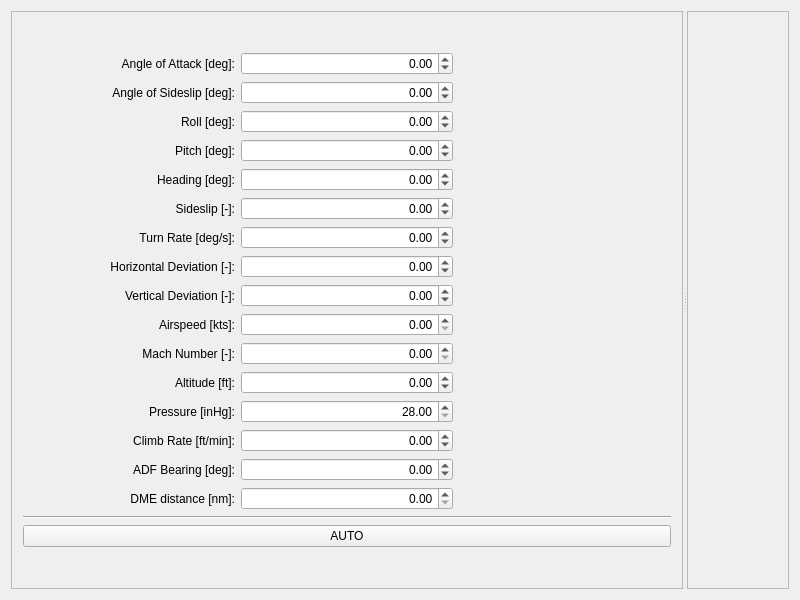
<?xml version="1.0" encoding="UTF-8"?>
<ui version="4.0">
 <class>MainWindow</class>
 <widget class="QMainWindow" name="MainWindow">
  <property name="geometry">
   <rect>
    <x>0</x>
    <y>0</y>
    <width>800</width>
    <height>600</height>
   </rect>
  </property>
  <property name="windowTitle">
   <string>QFlightInstruments Example</string>
  </property>
  <property name="locale">
   <locale language="English" country="UnitedStates"/>
  </property>
  <widget class="QWidget" name="centralWidget">
   <layout class="QGridLayout" name="gridLayout_5">
    <item row="0" column="0">
     <widget class="QSplitter" name="splitter">
      <property name="orientation">
       <enum>Qt::Horizontal</enum>
      </property>
      <widget class="QFrame" name="frame">
       <property name="sizePolicy">
        <sizepolicy hsizetype="Minimum" vsizetype="Preferred">
         <horstretch>0</horstretch>
         <verstretch>0</verstretch>
        </sizepolicy>
       </property>
       <property name="maximumSize">
        <size>
         <width>16777215</width>
         <height>16777215</height>
        </size>
       </property>
       <property name="frameShape">
        <enum>QFrame::StyledPanel</enum>
       </property>
       <property name="frameShadow">
        <enum>QFrame::Raised</enum>
       </property>
       <layout class="QGridLayout" name="gridLayout_3">
        <item row="0" column="0">
         <layout class="QGridLayout" name="gridLayout">
          <item row="7" column="0">
           <widget class="QLabel" name="label_6">
            <property name="text">
             <string>Horizontal Deviation [-]:</string>
            </property>
            <property name="alignment">
             <set>Qt::AlignRight|Qt::AlignTrailing|Qt::AlignVCenter</set>
            </property>
            <property name="buddy">
             <cstring>spinBoxDevH</cstring>
            </property>
           </widget>
          </item>
          <item row="9" column="0">
           <widget class="QLabel" name="label_8">
            <property name="text">
             <string>Airspeed [kts]:</string>
            </property>
            <property name="alignment">
             <set>Qt::AlignRight|Qt::AlignTrailing|Qt::AlignVCenter</set>
            </property>
            <property name="buddy">
             <cstring>spinBoxSpeed</cstring>
            </property>
           </widget>
          </item>
          <item row="3" column="1">
           <widget class="QDoubleSpinBox" name="spinBoxPitch">
            <property name="alignment">
             <set>Qt::AlignRight|Qt::AlignTrailing|Qt::AlignVCenter</set>
            </property>
            <property name="minimum">
             <double>-90.000000000000000</double>
            </property>
            <property name="maximum">
             <double>90.000000000000000</double>
            </property>
           </widget>
          </item>
          <item row="11" column="0">
           <widget class="QLabel" name="label_9">
            <property name="text">
             <string>Altitude [ft]:</string>
            </property>
            <property name="alignment">
             <set>Qt::AlignRight|Qt::AlignTrailing|Qt::AlignVCenter</set>
            </property>
            <property name="buddy">
             <cstring>spinBoxAlt</cstring>
            </property>
           </widget>
          </item>
          <item row="13" column="1">
           <widget class="QDoubleSpinBox" name="spinBoxClimb">
            <property name="alignment">
             <set>Qt::AlignRight|Qt::AlignTrailing|Qt::AlignVCenter</set>
            </property>
            <property name="minimum">
             <double>-650.000000000000000</double>
            </property>
            <property name="maximum">
             <double>650.000000000000000</double>
            </property>
            <property name="singleStep">
             <double>5.000000000000000</double>
            </property>
           </widget>
          </item>
          <item row="0" column="0">
           <widget class="QLabel" name="label_13">
            <property name="text">
             <string>Angle of Attack [deg]:</string>
            </property>
            <property name="alignment">
             <set>Qt::AlignRight|Qt::AlignTrailing|Qt::AlignVCenter</set>
            </property>
           </widget>
          </item>
          <item row="5" column="1">
           <widget class="QDoubleSpinBox" name="spinBoxSlip">
            <property name="alignment">
             <set>Qt::AlignRight|Qt::AlignTrailing|Qt::AlignVCenter</set>
            </property>
            <property name="minimum">
             <double>-1.000000000000000</double>
            </property>
            <property name="maximum">
             <double>1.000000000000000</double>
            </property>
            <property name="singleStep">
             <double>0.050000000000000</double>
            </property>
           </widget>
          </item>
          <item row="12" column="1">
           <widget class="QDoubleSpinBox" name="spinBoxPress">
            <property name="alignment">
             <set>Qt::AlignRight|Qt::AlignTrailing|Qt::AlignVCenter</set>
            </property>
            <property name="minimum">
             <double>28.000000000000000</double>
            </property>
            <property name="maximum">
             <double>31.500000000000000</double>
            </property>
           </widget>
          </item>
          <item row="8" column="1">
           <widget class="QDoubleSpinBox" name="spinBoxDevV">
            <property name="alignment">
             <set>Qt::AlignRight|Qt::AlignTrailing|Qt::AlignVCenter</set>
            </property>
            <property name="minimum">
             <double>-1.000000000000000</double>
            </property>
            <property name="maximum">
             <double>1.000000000000000</double>
            </property>
            <property name="singleStep">
             <double>0.050000000000000</double>
            </property>
           </widget>
          </item>
          <item row="2" column="1">
           <widget class="QDoubleSpinBox" name="spinBoxRoll">
            <property name="alignment">
             <set>Qt::AlignRight|Qt::AlignTrailing|Qt::AlignVCenter</set>
            </property>
            <property name="minimum">
             <double>-180.000000000000000</double>
            </property>
            <property name="maximum">
             <double>180.000000000000000</double>
            </property>
           </widget>
          </item>
          <item row="13" column="0">
           <widget class="QLabel" name="label_10">
            <property name="text">
             <string>Climb Rate [ft/min]:</string>
            </property>
            <property name="alignment">
             <set>Qt::AlignRight|Qt::AlignTrailing|Qt::AlignVCenter</set>
            </property>
            <property name="buddy">
             <cstring>spinBoxClimb</cstring>
            </property>
           </widget>
          </item>
          <item row="9" column="1">
           <widget class="QDoubleSpinBox" name="spinBoxSpeed">
            <property name="alignment">
             <set>Qt::AlignRight|Qt::AlignTrailing|Qt::AlignVCenter</set>
            </property>
            <property name="maximum">
             <double>9999.000000000000000</double>
            </property>
           </widget>
          </item>
          <item row="1" column="1">
           <widget class="QDoubleSpinBox" name="spinBoxBeta">
            <property name="alignment">
             <set>Qt::AlignRight|Qt::AlignTrailing|Qt::AlignVCenter</set>
            </property>
            <property name="minimum">
             <double>-15.000000000000000</double>
            </property>
            <property name="maximum">
             <double>15.000000000000000</double>
            </property>
           </widget>
          </item>
          <item row="4" column="0">
           <widget class="QLabel" name="label_3">
            <property name="text">
             <string>Heading [deg]:</string>
            </property>
            <property name="alignment">
             <set>Qt::AlignRight|Qt::AlignTrailing|Qt::AlignVCenter</set>
            </property>
            <property name="buddy">
             <cstring>spinBoxHead</cstring>
            </property>
           </widget>
          </item>
          <item row="17" column="0" colspan="3">
           <widget class="QPushButton" name="pushButtonAuto">
            <property name="text">
             <string>AUTO</string>
            </property>
            <property name="checkable">
             <bool>true</bool>
            </property>
           </widget>
          </item>
          <item row="10" column="0">
           <widget class="QLabel" name="label_11">
            <property name="text">
             <string>Mach Number [-]:</string>
            </property>
            <property name="alignment">
             <set>Qt::AlignRight|Qt::AlignTrailing|Qt::AlignVCenter</set>
            </property>
            <property name="buddy">
             <cstring>spinBoxMach</cstring>
            </property>
           </widget>
          </item>
          <item row="6" column="0">
           <widget class="QLabel" name="label_5">
            <property name="text">
             <string>Turn Rate [deg/s]:</string>
            </property>
            <property name="alignment">
             <set>Qt::AlignRight|Qt::AlignTrailing|Qt::AlignVCenter</set>
            </property>
            <property name="buddy">
             <cstring>spinBoxTurn</cstring>
            </property>
           </widget>
          </item>
          <item row="14" column="0">
           <widget class="QLabel" name="label_15">
            <property name="text">
             <string>ADF Bearing [deg]:</string>
            </property>
            <property name="alignment">
             <set>Qt::AlignRight|Qt::AlignTrailing|Qt::AlignVCenter</set>
            </property>
           </widget>
          </item>
          <item row="4" column="1">
           <widget class="QDoubleSpinBox" name="spinBoxHead">
            <property name="alignment">
             <set>Qt::AlignRight|Qt::AlignTrailing|Qt::AlignVCenter</set>
            </property>
            <property name="minimum">
             <double>-360.000000000000000</double>
            </property>
            <property name="maximum">
             <double>360.000000000000000</double>
            </property>
           </widget>
          </item>
          <item row="2" column="0">
           <widget class="QLabel" name="label">
            <property name="text">
             <string>Roll [deg]:</string>
            </property>
            <property name="alignment">
             <set>Qt::AlignRight|Qt::AlignTrailing|Qt::AlignVCenter</set>
            </property>
            <property name="buddy">
             <cstring>spinBoxRoll</cstring>
            </property>
           </widget>
          </item>
          <item row="6" column="1">
           <widget class="QDoubleSpinBox" name="spinBoxTurn">
            <property name="alignment">
             <set>Qt::AlignRight|Qt::AlignTrailing|Qt::AlignVCenter</set>
            </property>
            <property name="minimum">
             <double>-7.000000000000000</double>
            </property>
            <property name="maximum">
             <double>7.000000000000000</double>
            </property>
            <property name="singleStep">
             <double>0.100000000000000</double>
            </property>
           </widget>
          </item>
          <item row="8" column="0">
           <widget class="QLabel" name="label_7">
            <property name="text">
             <string>Vertical Deviation [-]:</string>
            </property>
            <property name="alignment">
             <set>Qt::AlignRight|Qt::AlignTrailing|Qt::AlignVCenter</set>
            </property>
            <property name="buddy">
             <cstring>spinBoxDevV</cstring>
            </property>
           </widget>
          </item>
          <item row="5" column="0">
           <widget class="QLabel" name="label_4">
            <property name="text">
             <string>Sideslip [-]:</string>
            </property>
            <property name="alignment">
             <set>Qt::AlignRight|Qt::AlignTrailing|Qt::AlignVCenter</set>
            </property>
            <property name="buddy">
             <cstring>spinBoxSlip</cstring>
            </property>
           </widget>
          </item>
          <item row="16" column="0" colspan="3">
           <widget class="Line" name="line">
            <property name="orientation">
             <enum>Qt::Horizontal</enum>
            </property>
           </widget>
          </item>
          <item row="10" column="1">
           <widget class="QDoubleSpinBox" name="spinBoxMach">
            <property name="alignment">
             <set>Qt::AlignRight|Qt::AlignTrailing|Qt::AlignVCenter</set>
            </property>
            <property name="maximum">
             <double>20.000000000000000</double>
            </property>
           </widget>
          </item>
          <item row="3" column="0">
           <widget class="QLabel" name="label_2">
            <property name="text">
             <string>Pitch [deg]:</string>
            </property>
            <property name="alignment">
             <set>Qt::AlignRight|Qt::AlignTrailing|Qt::AlignVCenter</set>
            </property>
            <property name="buddy">
             <cstring>spinBoxPitch</cstring>
            </property>
           </widget>
          </item>
          <item row="0" column="1">
           <widget class="QDoubleSpinBox" name="spinBoxAlpha">
            <property name="alignment">
             <set>Qt::AlignRight|Qt::AlignTrailing|Qt::AlignVCenter</set>
            </property>
            <property name="minimum">
             <double>-20.000000000000000</double>
            </property>
            <property name="maximum">
             <double>20.000000000000000</double>
            </property>
           </widget>
          </item>
          <item row="7" column="1">
           <widget class="QDoubleSpinBox" name="spinBoxDevH">
            <property name="alignment">
             <set>Qt::AlignRight|Qt::AlignTrailing|Qt::AlignVCenter</set>
            </property>
            <property name="minimum">
             <double>-1.000000000000000</double>
            </property>
            <property name="maximum">
             <double>1.000000000000000</double>
            </property>
            <property name="singleStep">
             <double>0.050000000000000</double>
            </property>
           </widget>
          </item>
          <item row="14" column="1">
           <widget class="QDoubleSpinBox" name="spinBoxADF">
            <property name="alignment">
             <set>Qt::AlignRight|Qt::AlignTrailing|Qt::AlignVCenter</set>
            </property>
            <property name="minimum">
             <double>-360.000000000000000</double>
            </property>
            <property name="maximum">
             <double>360.000000000000000</double>
            </property>
           </widget>
          </item>
          <item row="12" column="0">
           <widget class="QLabel" name="label_12">
            <property name="text">
             <string>Pressure [inHg]:</string>
            </property>
            <property name="alignment">
             <set>Qt::AlignRight|Qt::AlignTrailing|Qt::AlignVCenter</set>
            </property>
            <property name="buddy">
             <cstring>spinBoxPress</cstring>
            </property>
           </widget>
          </item>
          <item row="11" column="1">
           <widget class="QDoubleSpinBox" name="spinBoxAlt">
            <property name="alignment">
             <set>Qt::AlignRight|Qt::AlignTrailing|Qt::AlignVCenter</set>
            </property>
            <property name="minimum">
             <double>-1000.000000000000000</double>
            </property>
            <property name="maximum">
             <double>99999.000000000000000</double>
            </property>
            <property name="singleStep">
             <double>10.000000000000000</double>
            </property>
           </widget>
          </item>
          <item row="1" column="0">
           <widget class="QLabel" name="label_14">
            <property name="text">
             <string>Angle of Sideslip [deg]:</string>
            </property>
            <property name="alignment">
             <set>Qt::AlignRight|Qt::AlignTrailing|Qt::AlignVCenter</set>
            </property>
           </widget>
          </item>
          <item row="15" column="0">
           <widget class="QLabel" name="label_16">
            <property name="text">
             <string>DME distance [nm]:</string>
            </property>
            <property name="alignment">
             <set>Qt::AlignRight|Qt::AlignTrailing|Qt::AlignVCenter</set>
            </property>
           </widget>
          </item>
          <item row="15" column="1">
           <widget class="QDoubleSpinBox" name="spinBoxDME">
            <property name="alignment">
             <set>Qt::AlignRight|Qt::AlignTrailing|Qt::AlignVCenter</set>
            </property>
            <property name="maximum">
             <double>999.000000000000000</double>
            </property>
           </widget>
          </item>
         </layout>
        </item>
       </layout>
      </widget>
      <widget class="QFrame" name="frame_2">
       <property name="frameShape">
        <enum>QFrame::StyledPanel</enum>
       </property>
       <property name="frameShadow">
        <enum>QFrame::Raised</enum>
       </property>
       <layout class="QGridLayout" name="gridLayout_4">
        <item row="0" column="0">
         <layout class="QGridLayout" name="gridLayout_2">
          <item row="0" column="2" rowspan="2">
           <widget class="WidgetSix" name="widgetSix" native="true">
            <property name="sizePolicy">
             <sizepolicy hsizetype="Preferred" vsizetype="Preferred">
              <horstretch>3</horstretch>
              <verstretch>0</verstretch>
             </sizepolicy>
            </property>
           </widget>
          </item>
          <item row="0" column="0" rowspan="2">
           <widget class="WidgetPFD" name="widgetPFD" native="true">
            <property name="sizePolicy">
             <sizepolicy hsizetype="Preferred" vsizetype="Preferred">
              <horstretch>2</horstretch>
              <verstretch>0</verstretch>
             </sizepolicy>
            </property>
           </widget>
          </item>
          <item row="0" column="1" rowspan="2">
           <widget class="WidgetNAV" name="widgetNAV" native="true">
            <property name="sizePolicy">
             <sizepolicy hsizetype="Preferred" vsizetype="Preferred">
              <horstretch>2</horstretch>
              <verstretch>0</verstretch>
             </sizepolicy>
            </property>
            <property name="minimumSize">
             <size>
              <width>0</width>
              <height>0</height>
             </size>
            </property>
           </widget>
          </item>
         </layout>
        </item>
       </layout>
      </widget>
     </widget>
    </item>
   </layout>
  </widget>
 </widget>
 <layoutdefault spacing="6" margin="11"/>
 <customwidgets>
  <customwidget>
   <class>WidgetPFD</class>
   <extends>QWidget</extends>
   <header>WidgetPFD.hpp</header>
   <container>1</container>
  </customwidget>
  <customwidget>
   <class>WidgetSix</class>
   <extends>QWidget</extends>
   <header>WidgetSix.hpp</header>
   <container>1</container>
  </customwidget>
  <customwidget>
   <class>WidgetNAV</class>
   <extends>QWidget</extends>
   <header>WidgetNAV.hpp</header>
   <container>1</container>
  </customwidget>
 </customwidgets>
 <tabstops>
  <tabstop>spinBoxRoll</tabstop>
  <tabstop>spinBoxPitch</tabstop>
  <tabstop>spinBoxHead</tabstop>
  <tabstop>spinBoxSlip</tabstop>
  <tabstop>spinBoxTurn</tabstop>
  <tabstop>spinBoxDevH</tabstop>
  <tabstop>spinBoxDevV</tabstop>
  <tabstop>spinBoxSpeed</tabstop>
  <tabstop>spinBoxMach</tabstop>
  <tabstop>spinBoxAlt</tabstop>
  <tabstop>spinBoxPress</tabstop>
  <tabstop>spinBoxClimb</tabstop>
  <tabstop>pushButtonAuto</tabstop>
 </tabstops>
 <resources/>
 <connections/>
</ui>
